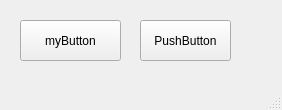
<?xml version="1.0" encoding="UTF-8"?>
<ui version="4.0">
 <class>MainWindow</class>
 <widget class="QMainWindow" name="MainWindow">
  <property name="geometry">
   <rect>
    <x>0</x>
    <y>0</y>
    <width>282</width>
    <height>110</height>
   </rect>
  </property>
  <property name="windowTitle">
   <string>MainWindow</string>
  </property>
  <property name="styleSheet">
   <string notr="true"/>
  </property>
  <property name="documentMode">
   <bool>true</bool>
  </property>
  <widget class="QWidget" name="centralwidget">
   <widget class="QPushButton" name="pushButton_2">
    <property name="geometry">
     <rect>
      <x>140</x>
      <y>20</y>
      <width>91</width>
      <height>41</height>
     </rect>
    </property>
    <property name="text">
     <string>PushButton</string>
    </property>
   </widget>
   <widget class="QPushButton" name="pushButton">
    <property name="geometry">
     <rect>
      <x>20</x>
      <y>20</y>
      <width>101</width>
      <height>41</height>
     </rect>
    </property>
    <property name="text">
     <string>myButton</string>
    </property>
   </widget>
  </widget>
  <widget class="QMenuBar" name="menubar">
   <property name="geometry">
    <rect>
     <x>0</x>
     <y>0</y>
     <width>282</width>
     <height>21</height>
    </rect>
   </property>
  </widget>
  <widget class="QStatusBar" name="statusbar"/>
 </widget>
 <resources/>
 <connections/>
</ui>
